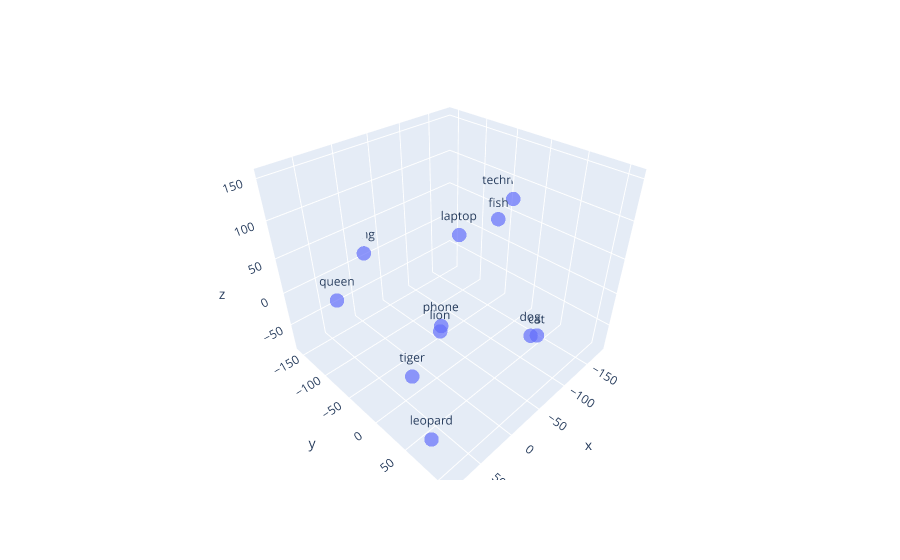

Source (notebook cell):
### Code cell
df = pd.DataFrame(embeddings_3d, columns=['x', 'y', 'z'])
df['word'] = words

fig = px.scatter_3d(df, x='x', y='y', z='z', text='word', size_max=10, opacity=0.7)
fig.update_traces(marker=dict(size=5))
fig.show()

### Figure 1 — Plotly figure (JSON) as saved in the notebook; plotly's stock layout.template omitted (floating-point values rounded to 4 significant figures)
{"data": [{"hovertemplate": "x=%{x}<br>y=%{y}<br>z=%{z}<br>word=%{text}<extra></extra>", "legendgroup": "", "marker": {"color": "#636efa", "opacity": 0.7, "size": 5, "symbol": "circle"}, "mode": "markers+text", "name": "", "scene": "scene", "showlegend": false, "text": ["cat", "dog", "fish", "lion", "tiger", "leopard", "laptop", "phone", "technology", "king", "queen"], "type": "scatter3d", "x": [-37.87, -96.79, -13.85, 7.608, 85.75, 69.45, -74.64, -64.48, -180.5, -20.19, 56.18], "y": [108.9, 63.31, 68.98, 14.83, 58.35, 64.09, -36.95, -59.08, -42.5, -158.1, -110.8], "z": [25.09, -43.42, 153.2, -0.6125, 20.89, -83.39, 65.25, -84.15, 71.79, 8.404, -0.8341]}], "layout": {"legend": {"tracegroupgap": 0}, "margin": {"t": 60}, "scene": {"domain": {"x": [0, 1], "y": [0, 1]}, "xaxis": {"title": {"text": "x"}}, "yaxis": {"title": {"text": "y"}}, "zaxis": {"title": {"text": "z"}}}}}
